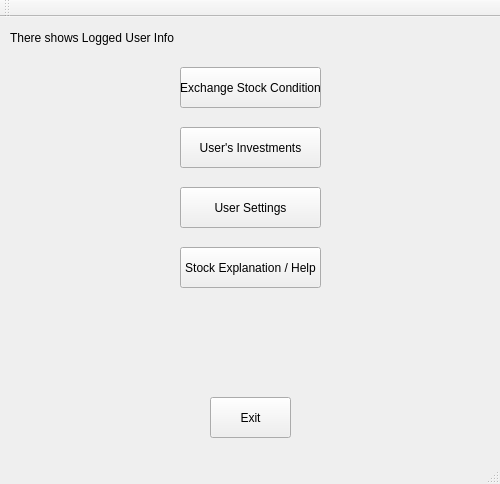
<?xml version="1.0" encoding="UTF-8"?>
<ui version="4.0">
 <class>MenuWindow</class>
 <widget class="QMainWindow" name="MenuWindow">
  <property name="geometry">
   <rect>
    <x>0</x>
    <y>0</y>
    <width>500</width>
    <height>484</height>
   </rect>
  </property>
  <property name="windowTitle">
   <string>MenuWindow</string>
  </property>
  <widget class="QWidget" name="centralWidget">
   <widget class="QPushButton" name="stockStatusButton">
    <property name="geometry">
     <rect>
      <x>180</x>
      <y>50</y>
      <width>141</width>
      <height>41</height>
     </rect>
    </property>
    <property name="text">
     <string>Exchange Stock Condition</string>
    </property>
   </widget>
   <widget class="QLabel" name="loggedUserLabel">
    <property name="geometry">
     <rect>
      <x>10</x>
      <y>10</y>
      <width>201</width>
      <height>21</height>
     </rect>
    </property>
    <property name="text">
     <string>There shows Logged User Info</string>
    </property>
   </widget>
   <widget class="QPushButton" name="investmentsButton">
    <property name="geometry">
     <rect>
      <x>180</x>
      <y>110</y>
      <width>141</width>
      <height>41</height>
     </rect>
    </property>
    <property name="text">
     <string>User's Investments</string>
    </property>
   </widget>
   <widget class="QPushButton" name="settingsButton">
    <property name="geometry">
     <rect>
      <x>180</x>
      <y>170</y>
      <width>141</width>
      <height>41</height>
     </rect>
    </property>
    <property name="text">
     <string>User Settings</string>
    </property>
   </widget>
   <widget class="QPushButton" name="explanationButton">
    <property name="geometry">
     <rect>
      <x>180</x>
      <y>230</y>
      <width>141</width>
      <height>41</height>
     </rect>
    </property>
    <property name="text">
     <string>Stock Explanation / Help</string>
    </property>
   </widget>
   <widget class="QPushButton" name="exitButton">
    <property name="geometry">
     <rect>
      <x>210</x>
      <y>380</y>
      <width>81</width>
      <height>41</height>
     </rect>
    </property>
    <property name="text">
     <string>Exit</string>
    </property>
   </widget>
  </widget>
  <widget class="QMenuBar" name="menuBar">
   <property name="geometry">
    <rect>
     <x>0</x>
     <y>0</y>
     <width>500</width>
     <height>20</height>
    </rect>
   </property>
  </widget>
  <widget class="QToolBar" name="mainToolBar">
   <attribute name="toolBarArea">
    <enum>TopToolBarArea</enum>
   </attribute>
   <attribute name="toolBarBreak">
    <bool>false</bool>
   </attribute>
  </widget>
  <widget class="QStatusBar" name="statusBar"/>
 </widget>
 <layoutdefault spacing="6" margin="11"/>
 <resources/>
 <connections/>
</ui>
